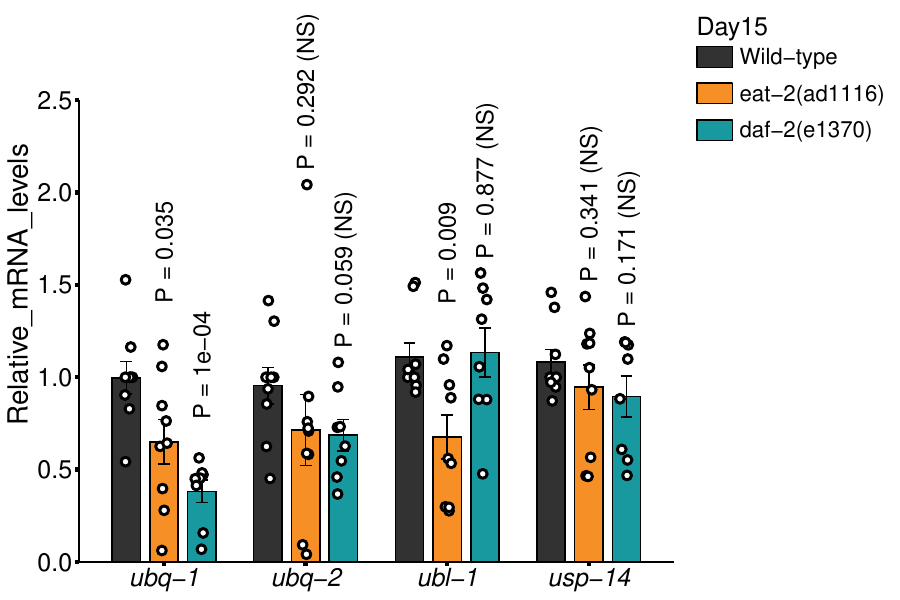

Generate this figure with R:
library(tidyverse)
library(reshape2)
library(rstatix)

#读入数据
data  = readxl::read_xlsx("data.xlsx")

#根据group、Day15合并数值列：
#使用factor固定绘图顺序,并使用mutate创建新变量
df <- melt(data, id=c('group','Day15')) %>%
  rename("Relative_mRNA_levels"=value) %>%
  mutate(group = factor(group, levels=c("ubq-1", "ubq-2", "ubl-1", "usp-14")),
         Day15 = factor(Day15, levels = c("Wild-type", "eat-2(ad1116)", "daf-2(e1370)"))) -> df

##组内差异显著性
df %>% 
  group_by(group) %>% 
  t_test(Relative_mRNA_levels ~ Day15,
         ref.group = "Wild-type") %>% 
  mutate(p = round(p, 4),
         p.signif = case_when(p < 0.05 ~ "",
                              .default = " (NS)")) -> df_test

df %>% 
  group_by(group, Day15) %>% 
  slice_max(Relative_mRNA_levels, with_ties = FALSE) %>% 
  left_join(df_test,
            join_by(group==group, Day15==group2)) %>% 
  mutate(group = factor(group, levels=c("ubq-1", "ubq-2", "ubl-1", "usp-14")),
         Day15 = factor(Day15, levels = c("Wild-type", "eat-2(ad1116)", "daf-2(e1370)")))-> df_lab



##作图
#pal = c("#010101", "#ff2604", "#02f702") #Nature文章的颜色
pal = c("#323232", "#f68f26", "#18999f")

ggplot(data = df ,
       aes(x=group, y=Relative_mRNA_levels)) +
  geom_bar(aes(fill=Day15),
           stat = "summary", fun="mean", color="black",
           position = position_dodge2(padding = 0.25), width = 0.8) +
  stat_summary(aes(group=Day15),
               geom = "errorbar",fun.data = "mean_se",
               width=0.25, position = position_dodge(width = 0.8)) +
  geom_jitter(aes(color=Day15),
              position = position_jitterdodge(jitter.width = 0.15), 
              shape=21, fill="white", size=2, stroke=1.5) +
  geom_text(data = df_lab,
            aes(x=group, y=Relative_mRNA_levels + 0.5, 
                group=Day15,label=str_c("P = ", p, p.signif)),
            position = position_dodge(width = 0.8),
            angle=90, size=6) +
  scale_fill_manual(values = pal) +
  scale_color_manual(values = c("black", "black", "black"),
                     guide = "none") +
  scale_y_continuous(limits = c(0, 3),
                     expand = c(0, 0),
                     breaks = seq(0, 2.5, 0.5)) +
  guides(y = guide_axis(cap = "upper")) +
  theme_classic() +
  theme(axis.title.x = element_blank(),
        axis.title.y = element_text(color = 'black',size = 20),
        axis.ticks = element_line(linewidth = 1.5, color='black'),
        axis.text.x = element_text(color = 'black',size = 18,face = "italic"),
        axis.text.y = element_text(color = 'black',size = 18),
        legend.title = element_text(color = 'black',size = 18),
        legend.text = element_text(color = 'black',size = 16),
        legend.justification  = "top",
        legend.location = "plot",
        legend.key.height = unit(0.5, "mm"),
        legend.key.width = unit(9, "mm"),
        legend.key.spacing.y = unit(4, "mm"),
        legend.key = element_rect(linewidth = 0.5, color="black"),
        strip.background = element_rect(color = NA),
        panel.spacing = unit(0, "mm"))

ggsave("bar-groups-error-dot.png", width = 9, height = 6, dpi = 600)
ggsave("bar-groups-error-dot.pdf", width = 9, height = 6)
